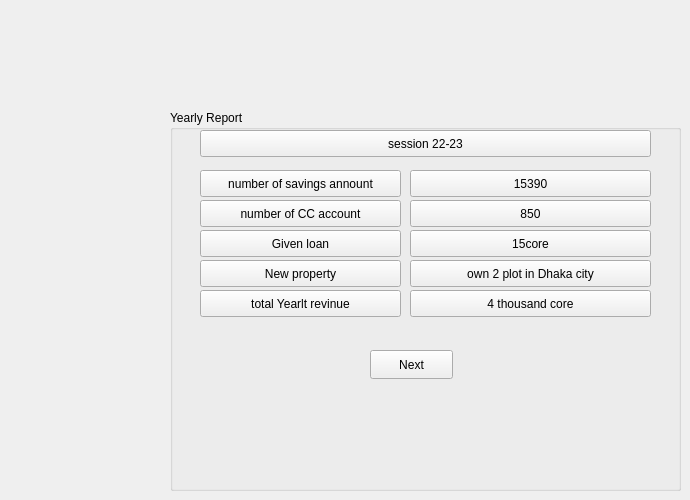
    <widget class="QWidget" name="Yearly_Report">
     <widget class="QGroupBox" name="groupBox_11">
      <property name="geometry">
       <rect>
        <x>170</x>
        <y>110</y>
        <width>511</width>
        <height>381</height>
       </rect>
      </property>
      <property name="title">
       <string>Yearly Report</string>
      </property>
      <widget class="QToolButton" name="toolButton_54">
       <property name="geometry">
        <rect>
         <x>30</x>
         <y>20</y>
         <width>451</width>
         <height>27</height>
        </rect>
       </property>
       <property name="text">
        <string>session 22-23</string>
       </property>
      </widget>
      <widget class="QToolButton" name="toolButton_55">
       <property name="geometry">
        <rect>
         <x>30</x>
         <y>60</y>
         <width>201</width>
         <height>27</height>
        </rect>
       </property>
       <property name="text">
        <string>number of savings annount</string>
       </property>
      </widget>
      <widget class="QToolButton" name="toolButton_56">
       <property name="geometry">
        <rect>
         <x>240</x>
         <y>60</y>
         <width>241</width>
         <height>27</height>
        </rect>
       </property>
       <property name="text">
        <string>15390</string>
       </property>
      </widget>
      <widget class="QToolButton" name="toolButton_57">
       <property name="geometry">
        <rect>
         <x>30</x>
         <y>90</y>
         <width>201</width>
         <height>27</height>
        </rect>
       </property>
       <property name="text">
        <string>number of CC account</string>
       </property>
      </widget>
      <widget class="QToolButton" name="toolButton_58">
       <property name="geometry">
        <rect>
         <x>240</x>
         <y>90</y>
         <width>241</width>
         <height>27</height>
        </rect>
       </property>
       <property name="text">
        <string>850</string>
       </property>
      </widget>
      <widget class="QToolButton" name="toolButton_59">
       <property name="geometry">
        <rect>
         <x>30</x>
         <y>120</y>
         <width>201</width>
         <height>27</height>
        </rect>
       </property>
       <property name="text">
        <string>Given loan</string>
       </property>
      </widget>
      <widget class="QToolButton" name="toolButton_60">
       <property name="geometry">
        <rect>
         <x>240</x>
         <y>120</y>
         <width>241</width>
         <height>27</height>
        </rect>
       </property>
       <property name="text">
        <string>15core</string>
       </property>
      </widget>
      <widget class="QToolButton" name="toolButton_61">
       <property name="geometry">
        <rect>
         <x>30</x>
         <y>150</y>
         <width>201</width>
         <height>27</height>
        </rect>
       </property>
       <property name="text">
        <string>New property</string>
       </property>
      </widget>
      <widget class="QToolButton" name="toolButton_62">
       <property name="geometry">
        <rect>
         <x>240</x>
         <y>150</y>
         <width>241</width>
         <height>27</height>
        </rect>
       </property>
       <property name="text">
        <string>own 2 plot in Dhaka city</string>
       </property>
      </widget>
      <widget class="QToolButton" name="toolButton_63">
       <property name="geometry">
        <rect>
         <x>30</x>
         <y>180</y>
         <width>201</width>
         <height>27</height>
        </rect>
       </property>
       <property name="text">
        <string>total Yearlt revinue</string>
       </property>
      </widget>
      <widget class="QToolButton" name="toolButton_64">
       <property name="geometry">
        <rect>
         <x>240</x>
         <y>180</y>
         <width>241</width>
         <height>27</height>
        </rect>
       </property>
       <property name="text">
        <string>4 thousand core</string>
       </property>
      </widget>
      <widget class="QPushButton" name="pushButton_37">
       <property name="geometry">
        <rect>
         <x>200</x>
         <y>240</y>
         <width>83</width>
         <height>29</height>
        </rect>
       </property>
       <property name="text">
        <string>Next</string>
       </property>
      </widget>
     </widget>
    </widget>
